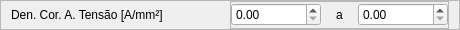
         <widget class="QFrame" name="botao_menu_13">
          <property name="geometry">
           <rect>
            <x>0</x>
            <y>9</y>
            <width>460</width>
            <height>30</height>
           </rect>
          </property>
          <property name="sizePolicy">
           <sizepolicy hsizetype="Maximum" vsizetype="Preferred">
            <horstretch>0</horstretch>
            <verstretch>0</verstretch>
           </sizepolicy>
          </property>
          <property name="minimumSize">
           <size>
            <width>460</width>
            <height>30</height>
           </size>
          </property>
          <property name="maximumSize">
           <size>
            <width>470</width>
            <height>30</height>
           </size>
          </property>
          <property name="frameShape">
           <enum>QFrame::StyledPanel</enum>
          </property>
          <property name="frameShadow">
           <enum>QFrame::Raised</enum>
          </property>
          <layout class="QHBoxLayout" name="horizontalLayout_16" stretch="0,0">
           <property name="spacing">
            <number>0</number>
           </property>
           <property name="leftMargin">
            <number>10</number>
           </property>
           <property name="topMargin">
            <number>0</number>
           </property>
           <property name="rightMargin">
            <number>10</number>
           </property>
           <property name="bottomMargin">
            <number>0</number>
           </property>
           <item alignment="Qt::AlignLeft|Qt::AlignVCenter">
            <widget class="QLabel" name="label_titulo_app_7">
             <property name="styleSheet">
              <string notr="true">font: 75 12pt &quot;Arial&quot;;</string>
             </property>
             <property name="text">
              <string>Den. Cor. A. Tensão [A/mm²]</string>
             </property>
            </widget>
           </item>
           <item>
            <widget class="QFrame" name="frame_5">
             <property name="minimumSize">
              <size>
               <width>200</width>
               <height>0</height>
              </size>
             </property>
             <property name="frameShape">
              <enum>QFrame::StyledPanel</enum>
             </property>
             <property name="frameShadow">
              <enum>QFrame::Raised</enum>
             </property>
             <layout class="QHBoxLayout" name="horizontalLayout_31">
              <property name="spacing">
               <number>0</number>
              </property>
              <property name="leftMargin">
               <number>0</number>
              </property>
              <property name="topMargin">
               <number>0</number>
              </property>
              <property name="rightMargin">
               <number>0</number>
              </property>
              <property name="bottomMargin">
               <number>0</number>
              </property>
              <item>
               <widget class="QDoubleSpinBox" name="doubleSpinBox_6">
                <property name="minimumSize">
                 <size>
                  <width>90</width>
                  <height>0</height>
                 </size>
                </property>
                <property name="maximumSize">
                 <size>
                  <width>90</width>
                  <height>16777215</height>
                 </size>
                </property>
                <property name="maximum">
                 <double>100.000000000000000</double>
                </property>
                <property name="singleStep">
                 <double>0.100000000000000</double>
                </property>
               </widget>
              </item>
              <item alignment="Qt::AlignHCenter">
               <widget class="QLabel" name="label_titulo_app_22">
                <property name="minimumSize">
                 <size>
                  <width>0</width>
                  <height>0</height>
                 </size>
                </property>
                <property name="maximumSize">
                 <size>
                  <width>15555</width>
                  <height>16777215</height>
                 </size>
                </property>
                <property name="styleSheet">
                 <string notr="true">font: 75 12pt &quot;Arial&quot;;
text-align:&quot;center&quot;;</string>
                </property>
                <property name="text">
                 <string>a</string>
                </property>
               </widget>
              </item>
              <item>
               <widget class="QDoubleSpinBox" name="doubleSpinBox_7">
                <property name="minimumSize">
                 <size>
                  <width>90</width>
                  <height>0</height>
                 </size>
                </property>
                <property name="maximumSize">
                 <size>
                  <width>90</width>
                  <height>16777215</height>
                 </size>
                </property>
                <property name="maximum">
                 <double>100.000000000000000</double>
                </property>
                <property name="singleStep">
                 <double>0.100000000000000</double>
                </property>
               </widget>
              </item>
             </layout>
            </widget>
           </item>
          </layout>
         </widget>
